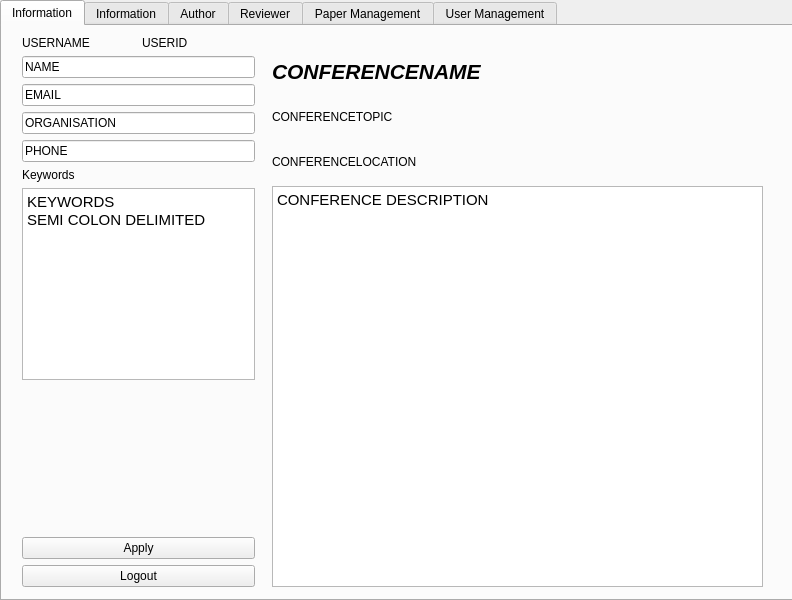
<?xml version="1.0" encoding="UTF-8"?>
<ui version="4.0">
 <class>MainWindow</class>
 <widget class="QMainWindow" name="MainWindow">
  <property name="geometry">
   <rect>
    <x>0</x>
    <y>0</y>
    <width>792</width>
    <height>600</height>
   </rect>
  </property>
  <property name="windowTitle">
   <string>MainWindow</string>
  </property>
  <widget class="QWidget" name="centralwidget">
   <widget class="QTabWidget" name="tabWidget">
    <property name="geometry">
     <rect>
      <x>0</x>
      <y>0</y>
      <width>801</width>
      <height>601</height>
     </rect>
    </property>
    <property name="currentIndex">
     <number>0</number>
    </property>
    <widget class="QWidget" name="infoAuthor">
     <attribute name="title">
      <string>Information</string>
     </attribute>
     <widget class="QWidget" name="verticalLayoutWidget">
      <property name="geometry">
       <rect>
        <x>20</x>
        <y>10</y>
        <width>233</width>
        <height>551</height>
       </rect>
      </property>
      <layout class="QVBoxLayout" name="verticalLayout">
       <item>
        <layout class="QHBoxLayout" name="horizontalLayout_2">
         <item>
          <widget class="QLabel" name="username">
           <property name="text">
            <string>USERNAME</string>
           </property>
          </widget>
         </item>
         <item>
          <widget class="QLabel" name="userid">
           <property name="text">
            <string>USERID</string>
           </property>
          </widget>
         </item>
        </layout>
       </item>
       <item>
        <widget class="QLineEdit" name="name">
         <property name="text">
          <string>NAME</string>
         </property>
        </widget>
       </item>
       <item>
        <widget class="QLineEdit" name="email">
         <property name="text">
          <string>EMAIL</string>
         </property>
        </widget>
       </item>
       <item>
        <widget class="QLineEdit" name="organisation">
         <property name="text">
          <string>ORGANISATION</string>
         </property>
        </widget>
       </item>
       <item>
        <widget class="QLineEdit" name="phone">
         <property name="text">
          <string>PHONE</string>
         </property>
        </widget>
       </item>
       <item>
        <widget class="QLabel" name="label">
         <property name="text">
          <string>Keywords</string>
         </property>
        </widget>
       </item>
       <item>
        <widget class="QTextEdit" name="textEdit">
         <property name="html">
          <string>&lt;!DOCTYPE HTML PUBLIC &quot;-//W3C//DTD HTML 4.0//EN&quot; &quot;http://www.w3.org/TR/REC-html40/strict.dtd&quot;&gt;
&lt;html&gt;&lt;head&gt;&lt;meta name=&quot;qrichtext&quot; content=&quot;1&quot; /&gt;&lt;style type=&quot;text/css&quot;&gt;
p, li { white-space: pre-wrap; }
&lt;/style&gt;&lt;/head&gt;&lt;body style=&quot; font-family:'Ubuntu'; font-size:11pt; font-weight:400; font-style:normal;&quot;&gt;
&lt;p style=&quot; margin-top:0px; margin-bottom:0px; margin-left:0px; margin-right:0px; -qt-block-indent:0; text-indent:0px;&quot;&gt;KEYWORDS&lt;/p&gt;
&lt;p style=&quot; margin-top:0px; margin-bottom:0px; margin-left:0px; margin-right:0px; -qt-block-indent:0; text-indent:0px;&quot;&gt;SEMI COLON DELIMITED&lt;/p&gt;&lt;/body&gt;&lt;/html&gt;</string>
         </property>
        </widget>
       </item>
       <item>
        <spacer name="verticalSpacer_8">
         <property name="orientation">
          <enum>Qt::Vertical</enum>
         </property>
         <property name="sizeHint" stdset="0">
          <size>
           <width>20</width>
           <height>40</height>
          </size>
         </property>
        </spacer>
       </item>
       <item>
        <widget class="QPushButton" name="apply">
         <property name="text">
          <string>Apply</string>
         </property>
        </widget>
       </item>
       <item>
        <widget class="QPushButton" name="logout">
         <property name="text">
          <string>Logout</string>
         </property>
        </widget>
       </item>
      </layout>
     </widget>
     <widget class="QLabel" name="conferenceName">
      <property name="geometry">
       <rect>
        <x>270</x>
        <y>10</y>
        <width>271</width>
        <height>71</height>
       </rect>
      </property>
      <property name="font">
       <font>
        <pointsize>16</pointsize>
        <weight>75</weight>
        <italic>true</italic>
        <bold>true</bold>
       </font>
      </property>
      <property name="text">
       <string>CONFERENCENAME</string>
      </property>
      <property name="scaledContents">
       <bool>false</bool>
      </property>
     </widget>
     <widget class="QLabel" name="label_2">
      <property name="geometry">
       <rect>
        <x>270</x>
        <y>70</y>
        <width>391</width>
        <height>41</height>
       </rect>
      </property>
      <property name="text">
       <string>CONFERENCETOPIC</string>
      </property>
     </widget>
     <widget class="QLabel" name="label_3">
      <property name="geometry">
       <rect>
        <x>270</x>
        <y>120</y>
        <width>221</width>
        <height>31</height>
       </rect>
      </property>
      <property name="text">
       <string>CONFERENCELOCATION</string>
      </property>
     </widget>
     <widget class="QTextBrowser" name="textBrowser_2">
      <property name="geometry">
       <rect>
        <x>270</x>
        <y>160</y>
        <width>491</width>
        <height>401</height>
       </rect>
      </property>
      <property name="html">
       <string>&lt;!DOCTYPE HTML PUBLIC &quot;-//W3C//DTD HTML 4.0//EN&quot; &quot;http://www.w3.org/TR/REC-html40/strict.dtd&quot;&gt;
&lt;html&gt;&lt;head&gt;&lt;meta name=&quot;qrichtext&quot; content=&quot;1&quot; /&gt;&lt;style type=&quot;text/css&quot;&gt;
p, li { white-space: pre-wrap; }
&lt;/style&gt;&lt;/head&gt;&lt;body style=&quot; font-family:'Ubuntu'; font-size:11pt; font-weight:400; font-style:normal;&quot;&gt;
&lt;p style=&quot; margin-top:0px; margin-bottom:0px; margin-left:0px; margin-right:0px; -qt-block-indent:0; text-indent:0px;&quot;&gt;CONFERENCE DESCRIPTION&lt;/p&gt;&lt;/body&gt;&lt;/html&gt;</string>
      </property>
     </widget>
    </widget>
    <widget class="QWidget" name="infoChair">
     <attribute name="title">
      <string>Information</string>
     </attribute>
     <widget class="QWidget" name="verticalLayoutWidget_3">
      <property name="geometry">
       <rect>
        <x>20</x>
        <y>10</y>
        <width>233</width>
        <height>551</height>
       </rect>
      </property>
      <layout class="QVBoxLayout" name="verticalLayout_3">
       <item>
        <layout class="QHBoxLayout" name="horizontalLayout_3">
         <item>
          <widget class="QLabel" name="username_2">
           <property name="text">
            <string>USERNAME</string>
           </property>
          </widget>
         </item>
         <item>
          <widget class="QLabel" name="userid_2">
           <property name="text">
            <string>USERID</string>
           </property>
          </widget>
         </item>
        </layout>
       </item>
       <item>
        <widget class="QLineEdit" name="name_2">
         <property name="text">
          <string>NAME</string>
         </property>
        </widget>
       </item>
       <item>
        <widget class="QLineEdit" name="email_2">
         <property name="text">
          <string>EMAIL</string>
         </property>
        </widget>
       </item>
       <item>
        <widget class="QLineEdit" name="organisation_2">
         <property name="text">
          <string>ORGANISATION</string>
         </property>
        </widget>
       </item>
       <item>
        <widget class="QLineEdit" name="phone_2">
         <property name="text">
          <string>PHONE</string>
         </property>
        </widget>
       </item>
       <item>
        <spacer name="verticalSpacer_9">
         <property name="orientation">
          <enum>Qt::Vertical</enum>
         </property>
         <property name="sizeHint" stdset="0">
          <size>
           <width>20</width>
           <height>40</height>
          </size>
         </property>
        </spacer>
       </item>
       <item>
        <widget class="QPushButton" name="apply_2">
         <property name="text">
          <string>Apply</string>
         </property>
        </widget>
       </item>
       <item>
        <widget class="QPushButton" name="logout_3">
         <property name="text">
          <string>Logout</string>
         </property>
        </widget>
       </item>
      </layout>
     </widget>
     <widget class="QWidget" name="verticalLayoutWidget_4">
      <property name="geometry">
       <rect>
        <x>280</x>
        <y>10</y>
        <width>481</width>
        <height>551</height>
       </rect>
      </property>
      <layout class="QVBoxLayout" name="verticalLayout_4">
       <item>
        <widget class="QLineEdit" name="lineEdit">
         <property name="text">
          <string>CONFERENCE NAME</string>
         </property>
        </widget>
       </item>
       <item>
        <widget class="QLineEdit" name="lineEdit_2">
         <property name="text">
          <string>CONFERENCE TOPIC</string>
         </property>
        </widget>
       </item>
       <item>
        <widget class="QLineEdit" name="lineEdit_3">
         <property name="text">
          <string>CONFERENCE LOCATION</string>
         </property>
        </widget>
       </item>
       <item>
        <widget class="QTextEdit" name="textEdit_2">
         <property name="html">
          <string>&lt;!DOCTYPE HTML PUBLIC &quot;-//W3C//DTD HTML 4.0//EN&quot; &quot;http://www.w3.org/TR/REC-html40/strict.dtd&quot;&gt;
&lt;html&gt;&lt;head&gt;&lt;meta name=&quot;qrichtext&quot; content=&quot;1&quot; /&gt;&lt;style type=&quot;text/css&quot;&gt;
p, li { white-space: pre-wrap; }
&lt;/style&gt;&lt;/head&gt;&lt;body style=&quot; font-family:'Ubuntu'; font-size:11pt; font-weight:400; font-style:normal;&quot;&gt;
&lt;p style=&quot; margin-top:0px; margin-bottom:0px; margin-left:0px; margin-right:0px; -qt-block-indent:0; text-indent:0px;&quot;&gt;CONFERENCE DESCRIPTION&lt;/p&gt;&lt;/body&gt;&lt;/html&gt;</string>
         </property>
        </widget>
       </item>
      </layout>
     </widget>
    </widget>
    <widget class="QWidget" name="author">
     <attribute name="title">
      <string>Author</string>
     </attribute>
     <widget class="QWidget" name="gridLayoutWidget_3">
      <property name="geometry">
       <rect>
        <x>20</x>
        <y>10</y>
        <width>741</width>
        <height>531</height>
       </rect>
      </property>
      <layout class="QGridLayout" name="gridLayout_3">
       <item row="2" column="0">
        <widget class="QTextEdit" name="authors_2">
         <property name="html">
          <string>&lt;!DOCTYPE HTML PUBLIC &quot;-//W3C//DTD HTML 4.0//EN&quot; &quot;http://www.w3.org/TR/REC-html40/strict.dtd&quot;&gt;
&lt;html&gt;&lt;head&gt;&lt;meta name=&quot;qrichtext&quot; content=&quot;1&quot; /&gt;&lt;style type=&quot;text/css&quot;&gt;
p, li { white-space: pre-wrap; }
&lt;/style&gt;&lt;/head&gt;&lt;body style=&quot; font-family:'Ubuntu'; font-size:11pt; font-weight:400; font-style:normal;&quot;&gt;
&lt;p style=&quot; margin-top:0px; margin-bottom:0px; margin-left:0px; margin-right:0px; -qt-block-indent:0; text-indent:0px;&quot;&gt;AUTHORS&lt;/p&gt;
&lt;p style=&quot; margin-top:0px; margin-bottom:0px; margin-left:0px; margin-right:0px; -qt-block-indent:0; text-indent:0px;&quot;&gt;SEMI COLON DELIMITED&lt;/p&gt;&lt;/body&gt;&lt;/html&gt;</string>
         </property>
        </widget>
       </item>
       <item row="1" column="1">
        <widget class="QTextEdit" name="keywords">
         <property name="html">
          <string>&lt;!DOCTYPE HTML PUBLIC &quot;-//W3C//DTD HTML 4.0//EN&quot; &quot;http://www.w3.org/TR/REC-html40/strict.dtd&quot;&gt;
&lt;html&gt;&lt;head&gt;&lt;meta name=&quot;qrichtext&quot; content=&quot;1&quot; /&gt;&lt;style type=&quot;text/css&quot;&gt;
p, li { white-space: pre-wrap; }
&lt;/style&gt;&lt;/head&gt;&lt;body style=&quot; font-family:'Ubuntu'; font-size:11pt; font-weight:400; font-style:normal;&quot;&gt;
&lt;p style=&quot; margin-top:0px; margin-bottom:0px; margin-left:0px; margin-right:0px; -qt-block-indent:0; text-indent:0px;&quot;&gt;KEYWORDS&lt;/p&gt;
&lt;p style=&quot; margin-top:0px; margin-bottom:0px; margin-left:0px; margin-right:0px; -qt-block-indent:0; text-indent:0px;&quot;&gt;SEMI COLON DELIMITED&lt;/p&gt;&lt;/body&gt;&lt;/html&gt;</string>
         </property>
        </widget>
       </item>
       <item row="2" column="1">
        <widget class="QTextEdit" name="paperAbstract">
         <property name="html">
          <string>&lt;!DOCTYPE HTML PUBLIC &quot;-//W3C//DTD HTML 4.0//EN&quot; &quot;http://www.w3.org/TR/REC-html40/strict.dtd&quot;&gt;
&lt;html&gt;&lt;head&gt;&lt;meta name=&quot;qrichtext&quot; content=&quot;1&quot; /&gt;&lt;style type=&quot;text/css&quot;&gt;
p, li { white-space: pre-wrap; }
&lt;/style&gt;&lt;/head&gt;&lt;body style=&quot; font-family:'Ubuntu'; font-size:11pt; font-weight:400; font-style:normal;&quot;&gt;
&lt;p style=&quot; margin-top:0px; margin-bottom:0px; margin-left:0px; margin-right:0px; -qt-block-indent:0; text-indent:0px;&quot;&gt;ABSTRACT&lt;/p&gt;&lt;/body&gt;&lt;/html&gt;</string>
         </property>
        </widget>
       </item>
       <item row="0" column="1">
        <widget class="QLineEdit" name="paperName_2">
         <property name="text">
          <string>PAPERNAME</string>
         </property>
        </widget>
       </item>
       <item row="3" column="0">
        <widget class="QLineEdit" name="filename">
         <property name="text">
          <string>FILENAME</string>
         </property>
        </widget>
       </item>
       <item row="0" column="0">
        <widget class="QSpinBox" name="paperSelect"/>
       </item>
       <item row="1" column="0">
        <widget class="QSpinBox" name="mainKey_2"/>
       </item>
       <item row="3" column="1">
        <layout class="QHBoxLayout" name="horizontalLayout_4">
         <item>
          <widget class="QPushButton" name="selectFile">
           <property name="text">
            <string>Select File</string>
           </property>
          </widget>
         </item>
         <item>
          <widget class="QPushButton" name="upload">
           <property name="text">
            <string>Upload</string>
           </property>
          </widget>
         </item>
        </layout>
       </item>
      </layout>
     </widget>
    </widget>
    <widget class="QWidget" name="reviewer">
     <attribute name="title">
      <string>Reviewer</string>
     </attribute>
     <widget class="QWidget" name="gridLayoutWidget_4">
      <property name="geometry">
       <rect>
        <x>20</x>
        <y>200</y>
        <width>741</width>
        <height>351</height>
       </rect>
      </property>
      <layout class="QGridLayout" name="gridLayout_4">
       <item row="0" column="0">
        <widget class="QLabel" name="discussionLabel_2">
         <property name="text">
          <string>Discussion</string>
         </property>
        </widget>
       </item>
       <item row="2" column="1">
        <widget class="QPushButton" name="submitPosts">
         <property name="text">
          <string>Submit Post</string>
         </property>
        </widget>
       </item>
       <item row="1" column="1">
        <widget class="QTextEdit" name="postBody">
         <property name="html">
          <string>&lt;!DOCTYPE HTML PUBLIC &quot;-//W3C//DTD HTML 4.0//EN&quot; &quot;http://www.w3.org/TR/REC-html40/strict.dtd&quot;&gt;
&lt;html&gt;&lt;head&gt;&lt;meta name=&quot;qrichtext&quot; content=&quot;1&quot; /&gt;&lt;style type=&quot;text/css&quot;&gt;
p, li { white-space: pre-wrap; }
&lt;/style&gt;&lt;/head&gt;&lt;body style=&quot; font-family:'Ubuntu'; font-size:11pt; font-weight:400; font-style:normal;&quot;&gt;
&lt;p style=&quot; margin-top:0px; margin-bottom:0px; margin-left:0px; margin-right:0px; -qt-block-indent:0; text-indent:0px;&quot;&gt;POST INPUT&lt;/p&gt;&lt;/body&gt;&lt;/html&gt;</string>
         </property>
        </widget>
       </item>
       <item row="1" column="0">
        <widget class="QTextBrowser" name="discussionBody_2">
         <property name="html">
          <string>&lt;!DOCTYPE HTML PUBLIC &quot;-//W3C//DTD HTML 4.0//EN&quot; &quot;http://www.w3.org/TR/REC-html40/strict.dtd&quot;&gt;
&lt;html&gt;&lt;head&gt;&lt;meta name=&quot;qrichtext&quot; content=&quot;1&quot; /&gt;&lt;style type=&quot;text/css&quot;&gt;
p, li { white-space: pre-wrap; }
&lt;/style&gt;&lt;/head&gt;&lt;body style=&quot; font-family:'Ubuntu'; font-size:11pt; font-weight:400; font-style:normal;&quot;&gt;
&lt;p style=&quot; margin-top:0px; margin-bottom:0px; margin-left:0px; margin-right:0px; -qt-block-indent:0; text-indent:0px;&quot;&gt;DISCUSSION POSTS&lt;/p&gt;&lt;/body&gt;&lt;/html&gt;</string>
         </property>
        </widget>
       </item>
      </layout>
     </widget>
     <widget class="QWidget" name="horizontalLayoutWidget">
      <property name="geometry">
       <rect>
        <x>20</x>
        <y>160</y>
        <width>741</width>
        <height>31</height>
       </rect>
      </property>
      <layout class="QHBoxLayout" name="horizontalLayout_5">
       <item>
        <spacer name="horizontalSpacer">
         <property name="orientation">
          <enum>Qt::Horizontal</enum>
         </property>
         <property name="sizeType">
          <enum>QSizePolicy::Ignored</enum>
         </property>
         <property name="sizeHint" stdset="0">
          <size>
           <width>40</width>
           <height>20</height>
          </size>
         </property>
        </spacer>
       </item>
       <item>
        <widget class="QLabel" name="bidlabel">
         <property name="text">
          <string>Bid:</string>
         </property>
        </widget>
       </item>
       <item>
        <widget class="QSpinBox" name="bid"/>
       </item>
       <item>
        <widget class="QPushButton" name="submitBid">
         <property name="text">
          <string>Submit Bid</string>
         </property>
        </widget>
       </item>
      </layout>
     </widget>
     <widget class="QWidget" name="gridLayoutWidget_5">
      <property name="geometry">
       <rect>
        <x>20</x>
        <y>10</y>
        <width>741</width>
        <height>151</height>
       </rect>
      </property>
      <layout class="QGridLayout" name="gridLayout_5">
       <item row="0" column="1">
        <widget class="QLabel" name="paperName_3">
         <property name="text">
          <string>PAPERNAME</string>
         </property>
        </widget>
       </item>
       <item row="2" column="2">
        <widget class="QPushButton" name="download_2">
         <property name="text">
          <string>Download</string>
         </property>
        </widget>
       </item>
       <item row="0" column="0">
        <widget class="QSpinBox" name="paperSelect_2"/>
       </item>
       <item row="1" column="0">
        <widget class="QLabel" name="mainKey_3">
         <property name="text">
          <string>MAINKEY</string>
         </property>
        </widget>
       </item>
       <item row="2" column="0">
        <widget class="QLabel" name="fileName_2">
         <property name="text">
          <string>FILENAME</string>
         </property>
        </widget>
       </item>
       <item row="1" column="1">
        <widget class="QTextBrowser" name="textBrowser_3">
         <property name="html">
          <string>&lt;!DOCTYPE HTML PUBLIC &quot;-//W3C//DTD HTML 4.0//EN&quot; &quot;http://www.w3.org/TR/REC-html40/strict.dtd&quot;&gt;
&lt;html&gt;&lt;head&gt;&lt;meta name=&quot;qrichtext&quot; content=&quot;1&quot; /&gt;&lt;style type=&quot;text/css&quot;&gt;
p, li { white-space: pre-wrap; }
&lt;/style&gt;&lt;/head&gt;&lt;body style=&quot; font-family:'Ubuntu'; font-size:11pt; font-weight:400; font-style:normal;&quot;&gt;
&lt;p style=&quot; margin-top:0px; margin-bottom:0px; margin-left:0px; margin-right:0px; -qt-block-indent:0; text-indent:0px;&quot;&gt;KEYWORDS&lt;/p&gt;
&lt;p style=&quot; margin-top:0px; margin-bottom:0px; margin-left:0px; margin-right:0px; -qt-block-indent:0; text-indent:0px;&quot;&gt;SEMI COLON DELIMITED&lt;/p&gt;&lt;/body&gt;&lt;/html&gt;</string>
         </property>
        </widget>
       </item>
       <item row="2" column="1">
        <widget class="QPushButton" name="pushButton">
         <property name="text">
          <string>Review Paper</string>
         </property>
        </widget>
       </item>
      </layout>
     </widget>
    </widget>
    <widget class="QWidget" name="papers">
     <attribute name="title">
      <string>Paper Management</string>
     </attribute>
     <widget class="QTableWidget" name="tableWidget">
      <property name="geometry">
       <rect>
        <x>40</x>
        <y>20</y>
        <width>211</width>
        <height>531</height>
       </rect>
      </property>
      <column>
       <property name="text">
        <string>Title</string>
       </property>
      </column>
      <column>
       <property name="text">
        <string notr="true">id</string>
       </property>
       <property name="toolTip">
        <string notr="true"/>
       </property>
      </column>
     </widget>
     <widget class="QWidget" name="gridLayoutWidget_6">
      <property name="geometry">
       <rect>
        <x>250</x>
        <y>20</y>
        <width>511</width>
        <height>151</height>
       </rect>
      </property>
      <layout class="QGridLayout" name="gridLayout_6">
       <item row="1" column="1">
        <widget class="QTextBrowser" name="textBrowser_4">
         <property name="html">
          <string>&lt;!DOCTYPE HTML PUBLIC &quot;-//W3C//DTD HTML 4.0//EN&quot; &quot;http://www.w3.org/TR/REC-html40/strict.dtd&quot;&gt;
&lt;html&gt;&lt;head&gt;&lt;meta name=&quot;qrichtext&quot; content=&quot;1&quot; /&gt;&lt;style type=&quot;text/css&quot;&gt;
p, li { white-space: pre-wrap; }
&lt;/style&gt;&lt;/head&gt;&lt;body style=&quot; font-family:'Ubuntu'; font-size:11pt; font-weight:400; font-style:normal;&quot;&gt;
&lt;p style=&quot; margin-top:0px; margin-bottom:0px; margin-left:0px; margin-right:0px; -qt-block-indent:0; text-indent:0px;&quot;&gt;KEYWORDS&lt;/p&gt;
&lt;p style=&quot; margin-top:0px; margin-bottom:0px; margin-left:0px; margin-right:0px; -qt-block-indent:0; text-indent:0px;&quot;&gt;SEMI COLON DELIMITED&lt;/p&gt;&lt;/body&gt;&lt;/html&gt;</string>
         </property>
        </widget>
       </item>
       <item row="1" column="0">
        <widget class="QTextEdit" name="authors_3">
         <property name="html">
          <string>&lt;!DOCTYPE HTML PUBLIC &quot;-//W3C//DTD HTML 4.0//EN&quot; &quot;http://www.w3.org/TR/REC-html40/strict.dtd&quot;&gt;
&lt;html&gt;&lt;head&gt;&lt;meta name=&quot;qrichtext&quot; content=&quot;1&quot; /&gt;&lt;style type=&quot;text/css&quot;&gt;
p, li { white-space: pre-wrap; }
&lt;/style&gt;&lt;/head&gt;&lt;body style=&quot; font-family:'Ubuntu'; font-size:11pt; font-weight:400; font-style:normal;&quot;&gt;
&lt;p style=&quot; margin-top:0px; margin-bottom:0px; margin-left:0px; margin-right:0px; -qt-block-indent:0; text-indent:0px;&quot;&gt;AUTHORS&lt;/p&gt;
&lt;p style=&quot; margin-top:0px; margin-bottom:0px; margin-left:0px; margin-right:0px; -qt-block-indent:0; text-indent:0px;&quot;&gt;SEMI COLON DELIMITED&lt;/p&gt;&lt;/body&gt;&lt;/html&gt;</string>
         </property>
        </widget>
       </item>
       <item row="0" column="0">
        <widget class="QLabel" name="paperName_4">
         <property name="text">
          <string>PAPERNAME</string>
         </property>
        </widget>
       </item>
       <item row="2" column="0">
        <widget class="QLabel" name="fileName_3">
         <property name="text">
          <string>FILENAME</string>
         </property>
        </widget>
       </item>
       <item row="2" column="1">
        <widget class="QPushButton" name="download_3">
         <property name="text">
          <string>Download</string>
         </property>
        </widget>
       </item>
       <item row="0" column="1">
        <widget class="QLabel" name="mainKey_4">
         <property name="text">
          <string>MAINKEY</string>
         </property>
        </widget>
       </item>
      </layout>
     </widget>
     <widget class="QWidget" name="gridLayoutWidget_7">
      <property name="geometry">
       <rect>
        <x>250</x>
        <y>180</y>
        <width>281</width>
        <height>371</height>
       </rect>
      </property>
      <layout class="QGridLayout" name="gridLayout_7">
       <item row="0" column="0">
        <widget class="QLabel" name="discussionLabel_3">
         <property name="text">
          <string>Discussion</string>
         </property>
        </widget>
       </item>
       <item row="1" column="0">
        <widget class="QTextBrowser" name="discussionBody_3">
         <property name="html">
          <string>&lt;!DOCTYPE HTML PUBLIC &quot;-//W3C//DTD HTML 4.0//EN&quot; &quot;http://www.w3.org/TR/REC-html40/strict.dtd&quot;&gt;
&lt;html&gt;&lt;head&gt;&lt;meta name=&quot;qrichtext&quot; content=&quot;1&quot; /&gt;&lt;style type=&quot;text/css&quot;&gt;
p, li { white-space: pre-wrap; }
&lt;/style&gt;&lt;/head&gt;&lt;body style=&quot; font-family:'Ubuntu'; font-size:11pt; font-weight:400; font-style:normal;&quot;&gt;
&lt;p style=&quot; margin-top:0px; margin-bottom:0px; margin-left:0px; margin-right:0px; -qt-block-indent:0; text-indent:0px;&quot;&gt;DISCUSSION POSTS&lt;/p&gt;&lt;/body&gt;&lt;/html&gt;</string>
         </property>
        </widget>
       </item>
      </layout>
     </widget>
     <widget class="QWidget" name="verticalLayoutWidget_5">
      <property name="geometry">
       <rect>
        <x>540</x>
        <y>180</y>
        <width>221</width>
        <height>371</height>
       </rect>
      </property>
      <layout class="QVBoxLayout" name="verticalLayout_5">
       <item>
        <widget class="QLabel" name="label_6">
         <property name="text">
          <string>Reviewers</string>
         </property>
        </widget>
       </item>
       <item>
        <widget class="QTextBrowser" name="textBrowser_5"/>
       </item>
       <item>
        <layout class="QHBoxLayout" name="horizontalLayout_9">
         <item>
          <widget class="QLabel" name="label_5">
           <property name="text">
            <string>User:</string>
           </property>
          </widget>
         </item>
         <item>
          <widget class="QLineEdit" name="toReview_2"/>
         </item>
         <item>
          <widget class="QPushButton" name="addAsReviewer_2">
           <property name="text">
            <string>Add as Reviewer</string>
           </property>
          </widget>
         </item>
        </layout>
       </item>
      </layout>
     </widget>
    </widget>
    <widget class="QWidget" name="users">
     <attribute name="title">
      <string>User Management</string>
     </attribute>
     <widget class="QTableWidget" name="tableWidget_2">
      <property name="geometry">
       <rect>
        <x>20</x>
        <y>10</y>
        <width>311</width>
        <height>531</height>
       </rect>
      </property>
      <column>
       <property name="text">
        <string>Name</string>
       </property>
      </column>
      <column>
       <property name="text">
        <string>User Name</string>
       </property>
      </column>
      <column>
       <property name="text">
        <string>id</string>
       </property>
      </column>
     </widget>
     <widget class="QWidget" name="verticalLayoutWidget_6">
      <property name="geometry">
       <rect>
        <x>370</x>
        <y>10</y>
        <width>291</width>
        <height>381</height>
       </rect>
      </property>
      <layout class="QVBoxLayout" name="verticalLayout_6">
       <item>
        <layout class="QHBoxLayout" name="horizontalLayout_8">
         <item>
          <widget class="QLabel" name="username_5">
           <property name="text">
            <string>USERNAME</string>
           </property>
          </widget>
         </item>
         <item>
          <widget class="QLabel" name="userid_5">
           <property name="text">
            <string>USERID</string>
           </property>
          </widget>
         </item>
        </layout>
       </item>
       <item>
        <widget class="QLabel" name="name_5">
         <property name="text">
          <string>NAME</string>
         </property>
        </widget>
       </item>
       <item>
        <widget class="QLabel" name="email_5">
         <property name="text">
          <string>EMAIL</string>
         </property>
        </widget>
       </item>
       <item>
        <widget class="QLabel" name="organisation_5">
         <property name="text">
          <string>ORGANISATION</string>
         </property>
        </widget>
       </item>
       <item>
        <widget class="QLabel" name="phone_5">
         <property name="text">
          <string>PHONE</string>
         </property>
        </widget>
       </item>
       <item>
        <widget class="QLabel" name="label_10">
         <property name="text">
          <string>Keywords</string>
         </property>
        </widget>
       </item>
       <item>
        <widget class="QTextBrowser" name="keywords_2"/>
       </item>
      </layout>
     </widget>
     <widget class="QWidget" name="horizontalLayoutWidget_2">
      <property name="geometry">
       <rect>
        <x>370</x>
        <y>390</y>
        <width>251</width>
        <height>41</height>
       </rect>
      </property>
      <layout class="QHBoxLayout" name="horizontalLayout_6">
       <item>
        <widget class="QLabel" name="label_4">
         <property name="text">
          <string>Paper:</string>
         </property>
        </widget>
       </item>
       <item>
        <widget class="QLineEdit" name="toReview"/>
       </item>
       <item>
        <widget class="QPushButton" name="addAsReviewer">
         <property name="text">
          <string>Add to Review</string>
         </property>
        </widget>
       </item>
      </layout>
     </widget>
    </widget>
   </widget>
  </widget>
 </widget>
 <resources/>
 <connections/>
</ui>
